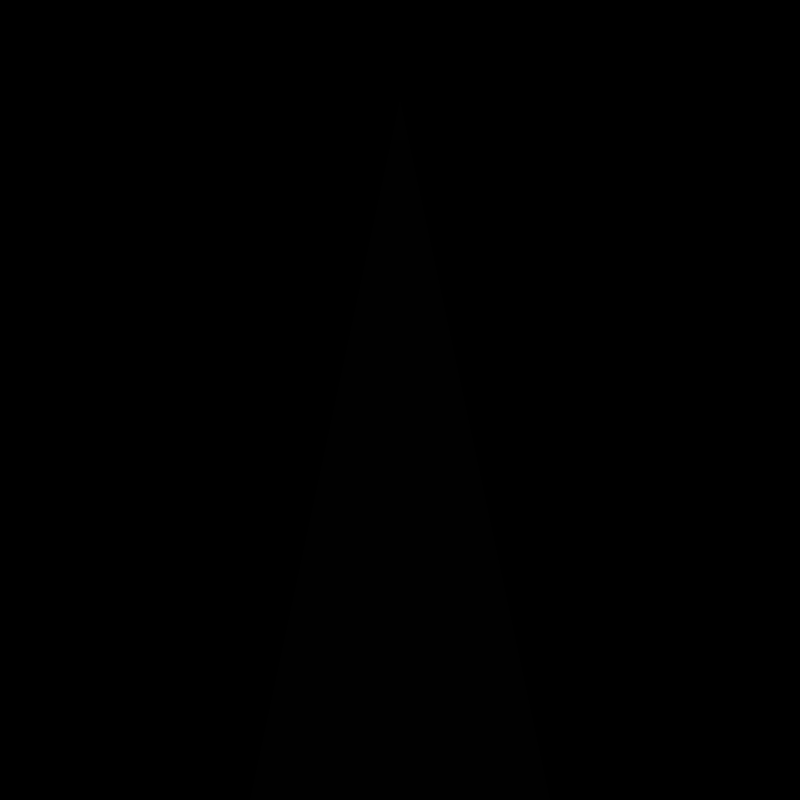
Frame 1 (no input)
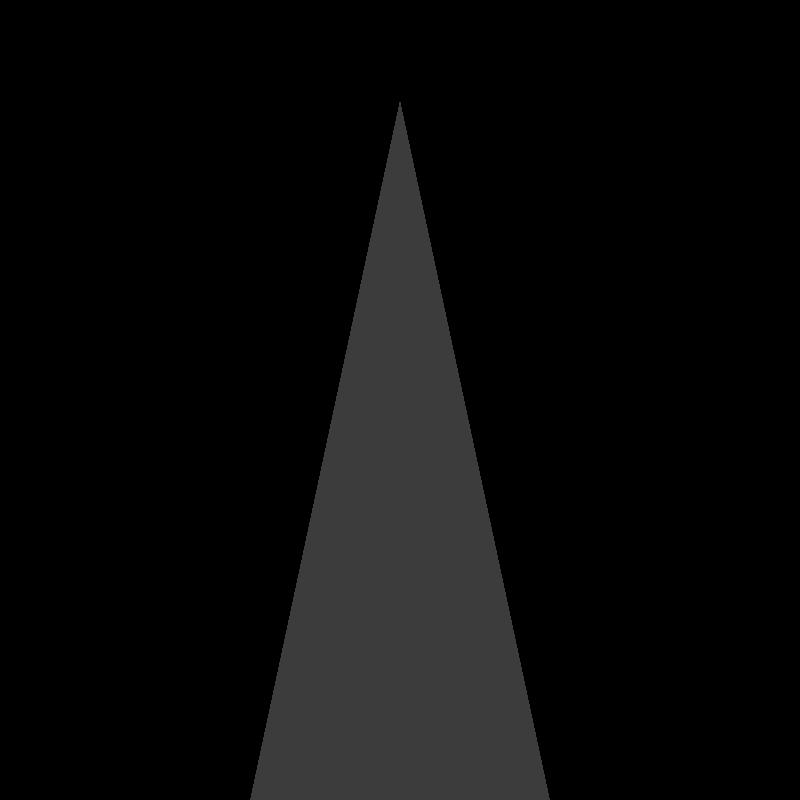
Frame 60 (the mouse pressed at the canvas centre just before this capture)
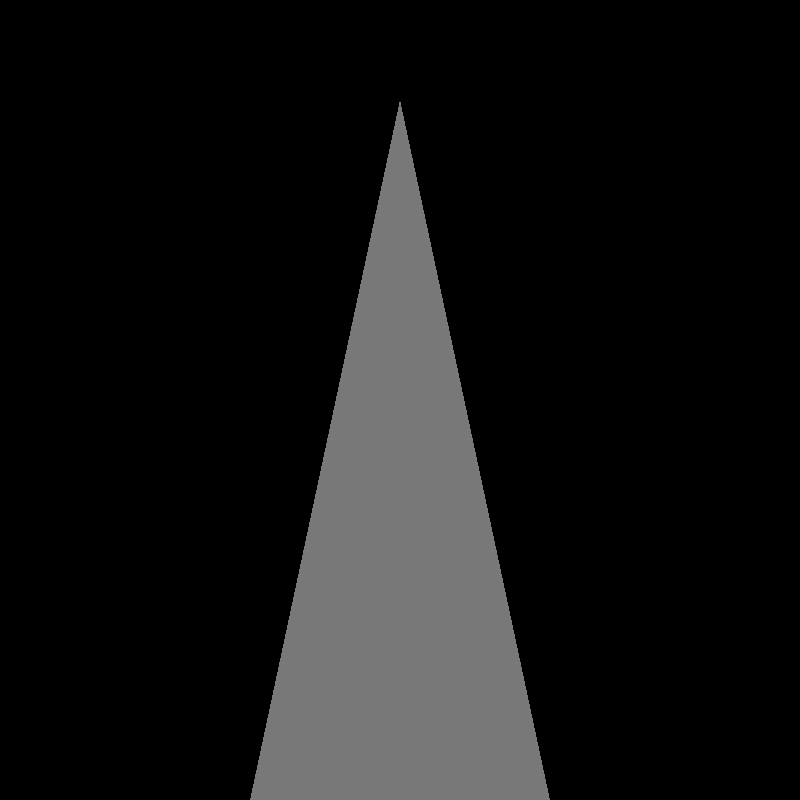
Frame 120 (the mouse held since frame 60 and released just before this capture)

The Processing sketch that drew these frames (run headless with seeded random() and noise(); from frame 60 on, the mouse is pressed at the canvas centre):

// Processing sketch: Project_1
// ── Project_1.pde
void setup() {
  size(800,800);
  background(0);
}

void draw() {
  noStroke();
  //ellipse(width/2, 700, 150, 75);
  //fill(255, 5);
  //ellipse(width/2, 700, 175, 100);
  fill(255, 1);
  triangle(250, height, width/2, 100, 550, height);
}
